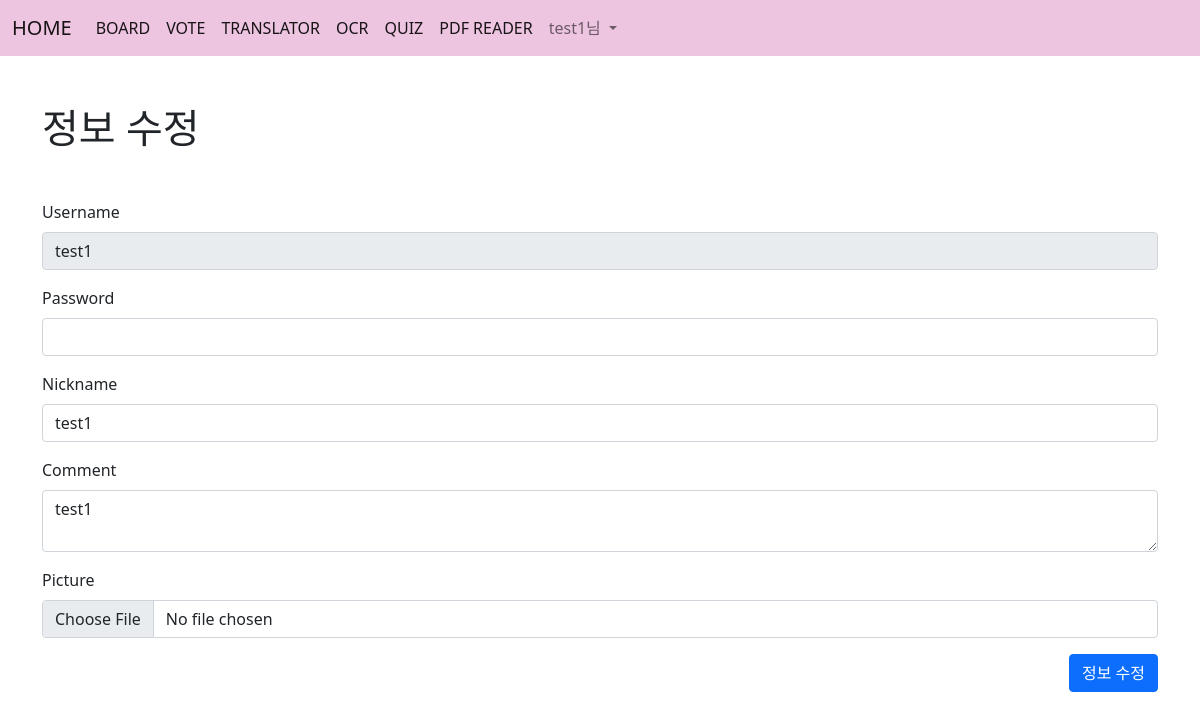
Page /acc/update (signed in) on the committed database.
### acc/models.py (models this page shows)
class User(AbstractUser):
    userpic = models.ImageField(upload_to="usr/%y", blank=True) #블랭크가 마이그래이트 해도 오류없이 유저픽 나중에 넣게 해줌
    nickname = CharField(max_length=30, blank = True)
    comment = TextField(blank = True)
    point = IntegerField(default=0)
    pass #엡스트랙유저의 속성만 상속받아옴 다른일은 안일어남

### acc/views.py (the view, shortened to what this page needs)
# urls.py: path('update', views.update, name="update"),
def update(request):
    user = request.user.username
    u = User.objects.get(username=request.user.username)
    return render(request, "acc/update.html")

### template/acc/update.html (shortened to what this page needs)
{% extends 'base.html' %}
{%block content%}
<div class="container mt-5">
    <h1>정보 수정</h1>
    <form method="POST" enctype="multipart/form-data">
        <div class="mb-3 mt-5">
            <label class="form-label">Username</label>
            <input type="text" name="username" value="{{user.username}}" disabled class="form-control" id="exampleInputEmail1" aria-describedby="emailHelp">
        </div>
        <div class="mb-3">
            <label for="exampleInputPassword1" class="form-label">Password</label>
            <input type="password" name="password" class="form-control" id="exampleInputPassword1">
        </div>
        <div class="mb-3 ">
            <label class="form-label">Nickname</label>
            <input type="text" name="nickname" value="{{user.nickname}}"class="form-control" id="exampleInputPassword1">
        </div>
        <div class="mb-3 ">
            <label class="form-label">Comment</label>
            <textarea name="comment" class="form-control" >{{user.comment}}</textarea>
        </div>
        <div class="mb-3 ">
            <label class="form-label">Picture</label>
            <input type="file" name="userpic" class="form-control" id="exampleInputPassword1">
        </div>
        <div class="text-end">
            <button type="submit" class="btn btn-primary">정보 수정</button>
        </div>
    </form>
</div>
{%endblock%}

### template/base.html (shortened to what this page needs)
<!doctype html>
<html lang="en">
<head>
    <link href="https://cdn.jsdelivr.net/npm/bootstrap@5.1.1/dist/css/bootstrap.min.css" rel="stylesheet">
</head>
<body>
    {% if user.is_authenticated %}
    <nav class="navbar navbar-expand-lg navbar-light" style="background-color: #e9b2d7be">
        <div class="container-fluid">
        <a class="navbar-brand" href="{% url 'acc:index' %}">HOME</a>
        <div class="collapse navbar-collapse" id="navbarNavDropdown">
            <ul class="navbar-nav">
            <li class="nav-item">
                <a class="nav-link active" aria-current="page" href="{% url 'board:index' %}">BOARD</a>
            </li>
            <li class="nav-item">
                <a class="nav-link active" aria-current="page" href="{% url 'vote:index' %}">VOTE</a>
            </li>
            <li class="nav-item">
                <a class="nav-link active" aria-current="page" href="{% url 'translator:index' %}">TRANSLATOR</a>
            </li>
            <li class="nav-item">
                <a class="nav-link active" aria-current="page" href="{% url 'ocr:index' %}">OCR</a>
            </li>
            <li class="nav-item">
                <a class="nav-link active" aria-current="page" href="{% url 'quiz:index' %}">QUIZ</a>
            </li>
            <li class="nav-item">
                <a class="nav-link active" aria-current="page" href="{% url 'pdf:index' %}">PDF READER</a>
            </li>
            <li class="nav-item dropdown">
                <a class="nav-link dropdown-toggle" href="#" id="navbarDropdown" role="button" data-bs-toggle="dropdown" aria-expanded="false">
                {{ user.username }}님
                </a>
            </li>
            </ul>
        </div>
        </div>
    </nav>
    {% block content %}
    {% endblock %}
    {%endif%}
</body>
</html>

### rows in the picture
User: username "test1", nickname "test1", comment "test1"
